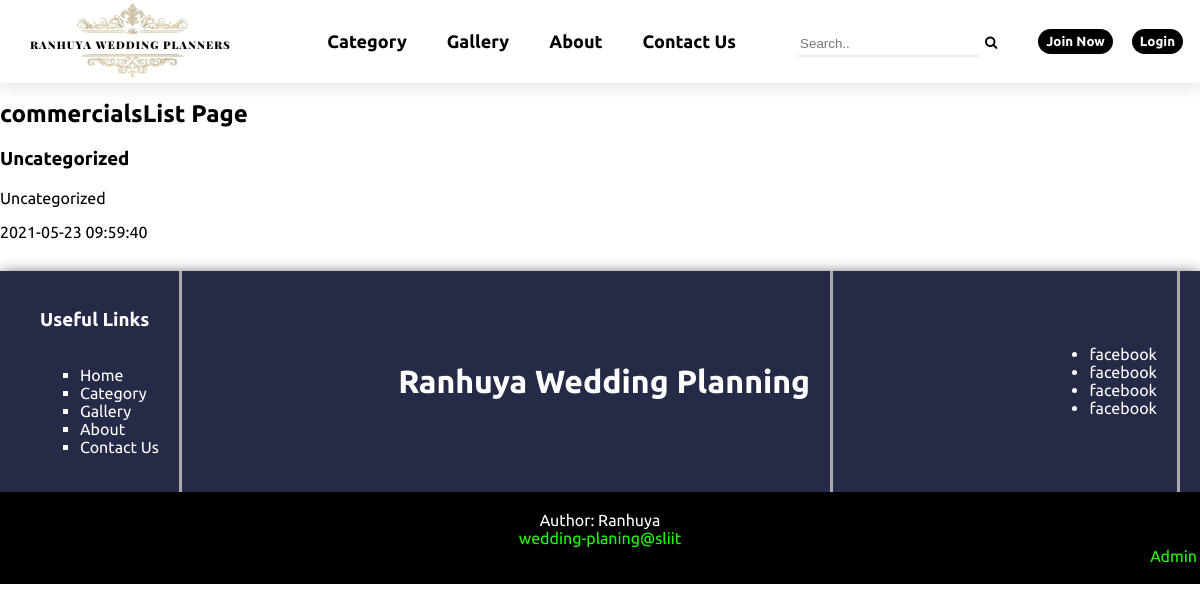
Screenshot of /commercialsListPage.php?catID=1&catName=Uncategorized with the database file from the repository.
### tables this page shows
CREATE TABLE Advertisement_payment(
    adID INT AUTO_INCREMENT PRIMARY KEY NOT NULL,   
    paymentID INT  NOT NULL,   
	catID INT DEFAULT NULL,
	title varchar(20)  NOT NULL,
	addDescription varchar(300)  NOT NULL,
    mobile INT NOT NULL,
	addImageLoc varchar(300),
	publishDateTime DateTime,	
	status bit,
	amount real,
	pay_type varchar(20),
	pymntDescription varchar(300),
	vendorID INT,
	CONSTRAINT adIDcat_fk FOREIGN KEY (catID) REFERENCES Category(catID) ON DELETE SET NULL,	
	CONSTRAINT VPAvendor_fk FOREIGN KEY (vendorID) REFERENCES Vendor(vendorID) ON DELETE SET NULL
	
);

### commercialsListPage.php (the view, shortened to what this page needs)
<?php
    $title = 'Commercials List'; include("header.php");
?>
<link rel="stylesheet" href="./assets/css/commercialsList.css">
<section>
    <h1 class="main-title">commercialsList Page</h1>
    <?php
        $sql = "SELECT adID, title, addImageLoc, publishDateTime, status
        FROM Advertisement_payment AS A
        WHERE A.catID ='" . $_GET['catID'] . "'
        ;";
        $result = $conn->query($sql);
        echo "<h3>". $_GET['catName'] ."</h3>";
        if ($result->num_rows > 0) {
            while ($row = $result->fetch_assoc()) {
                if($row['status']) {
                    echo "
                    ".(isset($_SESSION['id'])?"<a href='./adDetailsPage.php?adID=". $row['adID'] ."'>". $row['title'] ."</a>":"<p>". $row['title'] ."</p>")."
                    <p>". $row['publishDateTime'] ."</p>
                    ";
                }
            }
        }
        else {
            echo "0 results";
        }
    ?>
</section>
<?php include("footer.php"); ?>

### assets/css/main.css (style rules this page uses)
html, body { margin: 0; padding: 0; font-family: 'Ubuntu', sans-serif; }

### assets/css/header.css (style rules this page uses)
body { background-color: #FFF; }

### rows the page displays
advertisement_payment: title "Uncategorized", publishDateTime "2021-05-23 09:59:40"

### other values shown
$_GET['catName'] "Uncategorized"
